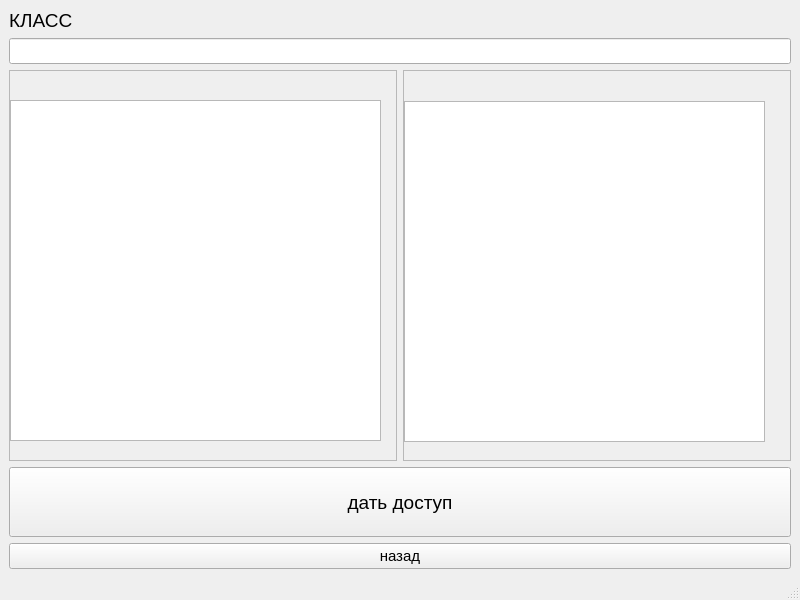
<?xml version="1.0" encoding="UTF-8"?>
<ui version="4.0">
 <class>MainWindow</class>
 <widget class="QMainWindow" name="MainWindow">
  <property name="geometry">
   <rect>
    <x>0</x>
    <y>0</y>
    <width>800</width>
    <height>600</height>
   </rect>
  </property>
  <property name="minimumSize">
   <size>
    <width>0</width>
    <height>70</height>
   </size>
  </property>
  <property name="windowTitle">
   <string>MainWindow</string>
  </property>
  <widget class="QWidget" name="centralwidget">
   <layout class="QVBoxLayout" name="verticalLayout">
    <item>
     <widget class="QLabel" name="label">
      <property name="font">
       <font>
        <pointsize>14</pointsize>
       </font>
      </property>
      <property name="text">
       <string>КЛАСС</string>
      </property>
     </widget>
    </item>
    <item>
     <widget class="QLineEdit" name="name">
      <property name="font">
       <font>
        <pointsize>11</pointsize>
       </font>
      </property>
     </widget>
    </item>
    <item>
     <layout class="QHBoxLayout" name="horizontalLayout">
      <item>
       <widget class="QScrollArea" name="scrollArea_3">
        <property name="widgetResizable">
         <bool>true</bool>
        </property>
        <widget class="QWidget" name="scrollAreaWidgetContents_3">
         <property name="geometry">
          <rect>
           <x>0</x>
           <y>0</y>
           <width>385</width>
           <height>370</height>
          </rect>
         </property>
         <widget class="QTableWidget" name="table_lessons">
          <property name="geometry">
           <rect>
            <x>0</x>
            <y>29</y>
            <width>371</width>
            <height>341</height>
           </rect>
          </property>
         </widget>
        </widget>
       </widget>
      </item>
      <item>
       <widget class="QScrollArea" name="scrollArea">
        <property name="widgetResizable">
         <bool>true</bool>
        </property>
        <widget class="QWidget" name="scrollAreaWidgetContents">
         <property name="geometry">
          <rect>
           <x>0</x>
           <y>0</y>
           <width>385</width>
           <height>370</height>
          </rect>
         </property>
         <widget class="QTableWidget" name="table_class">
          <property name="geometry">
           <rect>
            <x>0</x>
            <y>30</y>
            <width>361</width>
            <height>341</height>
           </rect>
          </property>
         </widget>
        </widget>
       </widget>
      </item>
     </layout>
    </item>
    <item>
     <widget class="QPushButton" name="give_acces">
      <property name="minimumSize">
       <size>
        <width>0</width>
        <height>70</height>
       </size>
      </property>
      <property name="font">
       <font>
        <pointsize>14</pointsize>
       </font>
      </property>
      <property name="text">
       <string>дать доступ</string>
      </property>
     </widget>
    </item>
    <item>
     <widget class="QPushButton" name="back">
      <property name="font">
       <font>
        <pointsize>11</pointsize>
       </font>
      </property>
      <property name="text">
       <string>назад</string>
      </property>
     </widget>
    </item>
   </layout>
  </widget>
  <widget class="QMenuBar" name="menubar">
   <property name="geometry">
    <rect>
     <x>0</x>
     <y>0</y>
     <width>800</width>
     <height>21</height>
    </rect>
   </property>
  </widget>
  <widget class="QStatusBar" name="statusbar"/>
 </widget>
 <resources/>
 <connections/>
</ui>
